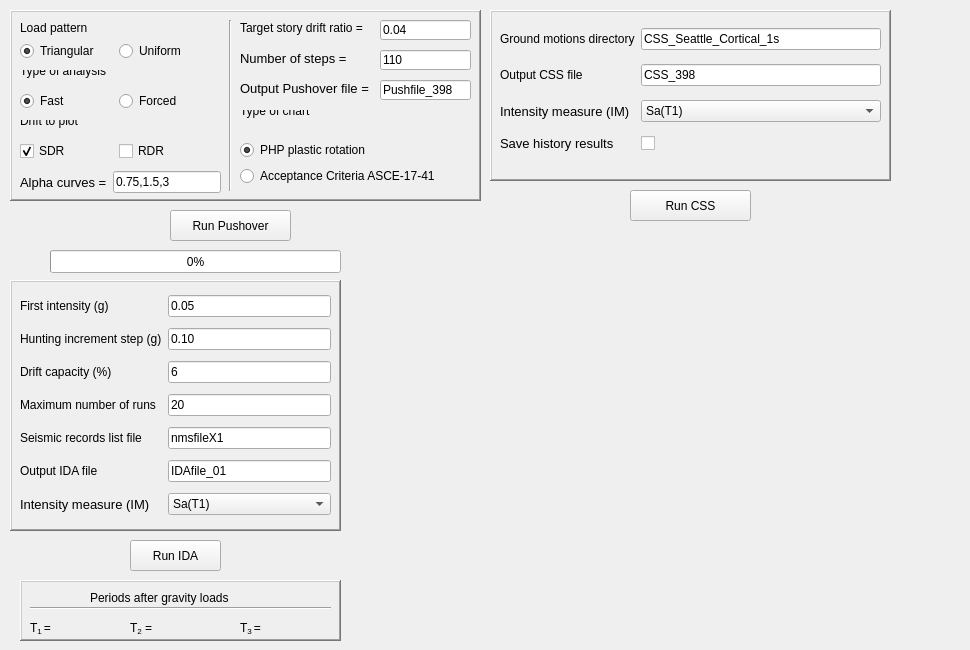
     <widget class="QWidget" name="PushoverData">
      <attribute name="title">
       <string>Nonlinear Analysis</string>
      </attribute>
      <widget class="QFrame" name="frame">
       <property name="geometry">
        <rect>
         <x>10</x>
         <y>10</y>
         <width>471</width>
         <height>191</height>
        </rect>
       </property>
       <property name="frameShape">
        <enum>QFrame::WinPanel</enum>
       </property>
       <property name="frameShadow">
        <enum>QFrame::Raised</enum>
       </property>
       <widget class="QLabel" name="label_8">
        <property name="geometry">
         <rect>
          <x>10</x>
          <y>10</y>
          <width>141</width>
          <height>16</height>
         </rect>
        </property>
        <property name="text">
         <string>Load pattern</string>
        </property>
       </widget>
       <widget class="QWidget" name="horizontalLayoutWidget">
        <property name="geometry">
         <rect>
          <x>10</x>
          <y>30</y>
          <width>191</width>
          <height>22</height>
         </rect>
        </property>
        <layout class="QHBoxLayout" name="horizontalLayout">
         <item>
          <widget class="QRadioButton" name="radioButtonTriangular">
           <property name="font">
            <font>
             <weight>50</weight>
             <italic>false</italic>
             <bold>false</bold>
            </font>
           </property>
           <property name="text">
            <string>Triangular</string>
           </property>
           <property name="checked">
            <bool>true</bool>
           </property>
          </widget>
         </item>
         <item>
          <widget class="QRadioButton" name="radioButtonUniform">
           <property name="font">
            <font>
             <weight>50</weight>
             <italic>false</italic>
             <bold>false</bold>
            </font>
           </property>
           <property name="text">
            <string>Uniform</string>
           </property>
          </widget>
         </item>
        </layout>
       </widget>
       <widget class="QLabel" name="label_9">
        <property name="geometry">
         <rect>
          <x>10</x>
          <y>60</y>
          <width>131</width>
          <height>16</height>
         </rect>
        </property>
        <property name="text">
         <string>Type of analysis
</string>
        </property>
       </widget>
       <widget class="QWidget" name="horizontalLayoutWidget_2">
        <property name="geometry">
         <rect>
          <x>10</x>
          <y>80</y>
          <width>191</width>
          <height>22</height>
         </rect>
        </property>
        <layout class="QHBoxLayout" name="horizontalLayout_2">
         <item>
          <widget class="QRadioButton" name="radioButtonFast">
           <property name="font">
            <font>
             <weight>50</weight>
             <italic>false</italic>
             <bold>false</bold>
            </font>
           </property>
           <property name="text">
            <string>Fast</string>
           </property>
           <property name="checked">
            <bool>true</bool>
           </property>
          </widget>
         </item>
         <item>
          <widget class="QRadioButton" name="radioButtonForced">
           <property name="font">
            <font>
             <weight>50</weight>
             <italic>false</italic>
             <bold>false</bold>
            </font>
           </property>
           <property name="text">
            <string>Forced</string>
           </property>
          </widget>
         </item>
        </layout>
       </widget>
       <widget class="Line" name="line">
        <property name="geometry">
         <rect>
          <x>210</x>
          <y>10</y>
          <width>20</width>
          <height>171</height>
         </rect>
        </property>
        <property name="orientation">
         <enum>Qt::Vertical</enum>
        </property>
       </widget>
       <widget class="QLabel" name="label_10">
        <property name="geometry">
         <rect>
          <x>230</x>
          <y>10</y>
          <width>131</width>
          <height>16</height>
         </rect>
        </property>
        <property name="font">
         <font>
          <weight>50</weight>
          <italic>false</italic>
          <bold>false</bold>
         </font>
        </property>
        <property name="text">
         <string>Target story drift ratio =</string>
        </property>
       </widget>
       <widget class="QLineEdit" name="Der_obj">
        <property name="geometry">
         <rect>
          <x>370</x>
          <y>10</y>
          <width>91</width>
          <height>20</height>
         </rect>
        </property>
        <property name="text">
         <string>0.04</string>
        </property>
       </widget>
       <widget class="QLabel" name="label_51">
        <property name="geometry">
         <rect>
          <x>230</x>
          <y>40</y>
          <width>111</width>
          <height>16</height>
         </rect>
        </property>
        <property name="font">
         <font>
          <family>Arial</family>
          <pointsize>10</pointsize>
          <weight>50</weight>
          <italic>false</italic>
          <bold>false</bold>
         </font>
        </property>
        <property name="text">
         <string>Number of steps =</string>
        </property>
       </widget>
       <widget class="QLineEdit" name="nSteps">
        <property name="geometry">
         <rect>
          <x>370</x>
          <y>40</y>
          <width>91</width>
          <height>20</height>
         </rect>
        </property>
        <property name="text">
         <string>110</string>
        </property>
       </widget>
       <widget class="QLabel" name="label_13">
        <property name="geometry">
         <rect>
          <x>230</x>
          <y>100</y>
          <width>131</width>
          <height>16</height>
         </rect>
        </property>
        <property name="text">
         <string>Type of chart
</string>
        </property>
       </widget>
       <widget class="QWidget" name="verticalLayoutWidget">
        <property name="geometry">
         <rect>
          <x>230</x>
          <y>130</y>
          <width>215</width>
          <height>48</height>
         </rect>
        </property>
        <layout class="QVBoxLayout" name="verticalLayout_2">
         <item>
          <widget class="QRadioButton" name="radioButtonPHP_RA">
           <property name="font">
            <font>
             <weight>50</weight>
             <bold>false</bold>
            </font>
           </property>
           <property name="text">
            <string>PHP plastic rotation</string>
           </property>
           <property name="checked">
            <bool>true</bool>
           </property>
          </widget>
         </item>
         <item>
          <widget class="QRadioButton" name="radioButtonAC">
           <property name="font">
            <font>
             <weight>50</weight>
             <bold>false</bold>
            </font>
           </property>
           <property name="text">
            <string>Acceptance Criteria ASCE-17-41</string>
           </property>
          </widget>
         </item>
        </layout>
       </widget>
       <widget class="QWidget" name="horizontalLayoutWidget_3">
        <property name="geometry">
         <rect>
          <x>10</x>
          <y>160</y>
          <width>201</width>
          <height>24</height>
         </rect>
        </property>
        <layout class="QHBoxLayout" name="horizontalLayout_7">
         <item>
          <widget class="QLabel" name="label_59">
           <property name="font">
            <font>
             <family>Arial</family>
             <pointsize>10</pointsize>
             <weight>50</weight>
             <italic>false</italic>
             <bold>false</bold>
            </font>
           </property>
           <property name="text">
            <string>Alpha curves =</string>
           </property>
          </widget>
         </item>
         <item>
          <widget class="QLineEdit" name="AlphaCurves">
           <property name="text">
            <string>0.75,1.5,3</string>
           </property>
          </widget>
         </item>
        </layout>
       </widget>
       <widget class="QLabel" name="label_69">
        <property name="geometry">
         <rect>
          <x>230</x>
          <y>70</y>
          <width>131</width>
          <height>16</height>
         </rect>
        </property>
        <property name="font">
         <font>
          <family>Arial</family>
          <pointsize>10</pointsize>
          <weight>50</weight>
          <italic>false</italic>
          <bold>false</bold>
         </font>
        </property>
        <property name="text">
         <string>Output Pushover file =</string>
        </property>
       </widget>
       <widget class="QLineEdit" name="OutputPushFile">
        <property name="geometry">
         <rect>
          <x>370</x>
          <y>70</y>
          <width>91</width>
          <height>20</height>
         </rect>
        </property>
        <property name="text">
         <string>Pushfile_398</string>
        </property>
       </widget>
       <widget class="QLabel" name="label_238">
        <property name="geometry">
         <rect>
          <x>10</x>
          <y>110</y>
          <width>131</width>
          <height>16</height>
         </rect>
        </property>
        <property name="text">
         <string>Drift to plot
</string>
        </property>
       </widget>
       <widget class="QWidget" name="horizontalLayoutWidget_7">
        <property name="geometry">
         <rect>
          <x>10</x>
          <y>130</y>
          <width>191</width>
          <height>22</height>
         </rect>
        </property>
        <layout class="QHBoxLayout" name="horizontalLayout_5">
         <item>
          <widget class="QCheckBox" name="checkBox_SDR">
           <property name="font">
            <font>
             <weight>50</weight>
             <bold>false</bold>
            </font>
           </property>
           <property name="text">
            <string>SDR</string>
           </property>
           <property name="checked">
            <bool>true</bool>
           </property>
          </widget>
         </item>
         <item>
          <widget class="QCheckBox" name="checkBox_RDR">
           <property name="font">
            <font>
             <weight>50</weight>
             <bold>false</bold>
            </font>
           </property>
           <property name="text">
            <string>RDR</string>
           </property>
           <property name="checked">
            <bool>false</bool>
           </property>
          </widget>
         </item>
        </layout>
       </widget>
      </widget>
      <widget class="QPushButton" name="Pushover">
       <property name="geometry">
        <rect>
         <x>170</x>
         <y>210</y>
         <width>121</width>
         <height>31</height>
        </rect>
       </property>
       <property name="text">
        <string>Run Pushover</string>
       </property>
      </widget>
      <widget class="QProgressBar" name="progressBarPushover">
       <property name="geometry">
        <rect>
         <x>50</x>
         <y>250</y>
         <width>291</width>
         <height>23</height>
        </rect>
       </property>
       <property name="value">
        <number>0</number>
       </property>
      </widget>
      <widget class="QPushButton" name="IDA">
       <property name="geometry">
        <rect>
         <x>130</x>
         <y>540</y>
         <width>91</width>
         <height>31</height>
        </rect>
       </property>
       <property name="text">
        <string>Run IDA</string>
       </property>
      </widget>
      <widget class="QFrame" name="frame_3">
       <property name="geometry">
        <rect>
         <x>490</x>
         <y>10</y>
         <width>401</width>
         <height>171</height>
        </rect>
       </property>
       <property name="frameShape">
        <enum>QFrame::WinPanel</enum>
       </property>
       <property name="frameShadow">
        <enum>QFrame::Raised</enum>
       </property>
       <widget class="QWidget" name="gridLayoutWidget">
        <property name="geometry">
         <rect>
          <x>10</x>
          <y>10</y>
          <width>381</width>
          <height>141</height>
         </rect>
        </property>
        <layout class="QGridLayout" name="gridLayout_4">
         <item row="1" column="0">
          <widget class="QLabel" name="label_68">
           <property name="font">
            <font>
             <weight>50</weight>
             <italic>false</italic>
             <bold>false</bold>
            </font>
           </property>
           <property name="text">
            <string>Output CSS file</string>
           </property>
          </widget>
         </item>
         <item row="1" column="1">
          <widget class="QLineEdit" name="OutputCSSFile">
           <property name="text">
            <string>CSS_398</string>
           </property>
          </widget>
         </item>
         <item row="2" column="1">
          <widget class="QComboBox" name="comboBoxIM_CSS">
           <property name="font">
            <font>
             <weight>50</weight>
             <italic>false</italic>
             <bold>false</bold>
            </font>
           </property>
           <property name="currentText">
            <string>Sa(T1)</string>
           </property>
           <item>
            <property name="text">
             <string>Sa(T1)</string>
            </property>
           </item>
           <item>
            <property name="text">
             <string>PGA</string>
            </property>
           </item>
          </widget>
         </item>
         <item row="0" column="0">
          <widget class="QLabel" name="label_66">
           <property name="font">
            <font>
             <weight>50</weight>
             <italic>false</italic>
             <bold>false</bold>
            </font>
           </property>
           <property name="text">
            <string>Ground motions directory</string>
           </property>
          </widget>
         </item>
         <item row="2" column="0">
          <widget class="QLabel" name="label_67">
           <property name="font">
            <font>
             <pointsize>10</pointsize>
             <weight>50</weight>
             <italic>false</italic>
             <bold>false</bold>
             <underline>false</underline>
            </font>
           </property>
           <property name="text">
            <string>Intensity measure (IM)</string>
           </property>
          </widget>
         </item>
         <item row="0" column="1">
          <widget class="QLineEdit" name="HL_directory">
           <property name="text">
            <string>CSS_Seattle_Cortical_1s</string>
           </property>
          </widget>
         </item>
         <item row="3" column="1">
          <widget class="QCheckBox" name="checkBoxSaveCSS">
           <property name="text">
            <string/>
           </property>
           <property name="checked">
            <bool>false</bool>
           </property>
          </widget>
         </item>
         <item row="3" column="0">
          <widget class="QLabel" name="label_76">
           <property name="font">
            <font>
             <pointsize>10</pointsize>
             <weight>50</weight>
             <italic>false</italic>
             <bold>false</bold>
             <underline>false</underline>
            </font>
           </property>
           <property name="text">
            <string>Save history results</string>
           </property>
          </widget>
         </item>
        </layout>
       </widget>
      </widget>
      <widget class="QPushButton" name="CSS">
       <property name="geometry">
        <rect>
         <x>630</x>
         <y>190</y>
         <width>121</width>
         <height>31</height>
        </rect>
       </property>
       <property name="text">
        <string>Run CSS</string>
       </property>
      </widget>
      <widget class="QFrame" name="frame_4">
       <property name="geometry">
        <rect>
         <x>20</x>
         <y>580</y>
         <width>321</width>
         <height>61</height>
        </rect>
       </property>
       <property name="frameShape">
        <enum>QFrame::WinPanel</enum>
       </property>
       <property name="frameShadow">
        <enum>QFrame::Raised</enum>
       </property>
       <widget class="QLabel" name="label_73">
        <property name="geometry">
         <rect>
          <x>220</x>
          <y>40</y>
          <width>31</width>
          <height>16</height>
         </rect>
        </property>
        <property name="text">
         <string>&lt;html&gt;&lt;head/&gt;&lt;body&gt;&lt;p&gt;&lt;span style=&quot; font-weight:400;&quot;&gt;T&lt;/span&gt;&lt;span style=&quot; font-weight:400; vertical-align:sub;&quot;&gt;3 &lt;/span&gt;&lt;span style=&quot; font-weight:400;&quot;&gt;=&lt;/span&gt;&lt;/p&gt;&lt;/body&gt;&lt;/html&gt;</string>
        </property>
       </widget>
       <widget class="QLabel" name="label_12">
        <property name="geometry">
         <rect>
          <x>10</x>
          <y>40</y>
          <width>31</width>
          <height>16</height>
         </rect>
        </property>
        <property name="text">
         <string>&lt;html&gt;&lt;head/&gt;&lt;body&gt;&lt;p&gt;&lt;span style=&quot; font-weight:400;&quot;&gt;T&lt;/span&gt;&lt;span style=&quot; font-weight:400; vertical-align:sub;&quot;&gt;1 &lt;/span&gt;&lt;span style=&quot; font-weight:400;&quot;&gt;=&lt;/span&gt;&lt;/p&gt;&lt;/body&gt;&lt;/html&gt;</string>
        </property>
       </widget>
       <widget class="QLabel" name="label_11">
        <property name="geometry">
         <rect>
          <x>70</x>
          <y>10</y>
          <width>171</width>
          <height>16</height>
         </rect>
        </property>
        <property name="text">
         <string>Periods after gravity loads</string>
        </property>
       </widget>
       <widget class="QLabel" name="label_17">
        <property name="geometry">
         <rect>
          <x>110</x>
          <y>40</y>
          <width>31</width>
          <height>16</height>
         </rect>
        </property>
        <property name="text">
         <string>&lt;html&gt;&lt;head/&gt;&lt;body&gt;&lt;p&gt;&lt;span style=&quot; font-weight:400;&quot;&gt;T&lt;/span&gt;&lt;span style=&quot; font-weight:400; vertical-align:sub;&quot;&gt;2&lt;/span&gt;&lt;span style=&quot; font-weight:400;&quot;&gt; =&lt;/span&gt;&lt;/p&gt;&lt;/body&gt;&lt;/html&gt;</string>
        </property>
       </widget>
       <widget class="QLabel" name="T1">
        <property name="geometry">
         <rect>
          <x>40</x>
          <y>40</y>
          <width>61</width>
          <height>16</height>
         </rect>
        </property>
        <property name="font">
         <font>
          <weight>50</weight>
          <bold>false</bold>
         </font>
        </property>
        <property name="text">
         <string>&lt;html&gt;&lt;head/&gt;&lt;body&gt;&lt;p&gt;&lt;br/&gt;&lt;/p&gt;&lt;/body&gt;&lt;/html&gt;</string>
        </property>
       </widget>
       <widget class="QLabel" name="T2">
        <property name="geometry">
         <rect>
          <x>140</x>
          <y>40</y>
          <width>61</width>
          <height>16</height>
         </rect>
        </property>
        <property name="font">
         <font>
          <weight>50</weight>
          <bold>false</bold>
         </font>
        </property>
        <property name="text">
         <string>&lt;html&gt;&lt;head/&gt;&lt;body&gt;&lt;p&gt;&lt;br/&gt;&lt;/p&gt;&lt;/body&gt;&lt;/html&gt;</string>
        </property>
       </widget>
       <widget class="QLabel" name="T3">
        <property name="geometry">
         <rect>
          <x>250</x>
          <y>40</y>
          <width>61</width>
          <height>16</height>
         </rect>
        </property>
        <property name="font">
         <font>
          <weight>50</weight>
          <bold>false</bold>
         </font>
        </property>
        <property name="text">
         <string>&lt;html&gt;&lt;head/&gt;&lt;body&gt;&lt;p&gt;&lt;br/&gt;&lt;/p&gt;&lt;/body&gt;&lt;/html&gt;</string>
        </property>
       </widget>
       <widget class="Line" name="line_4">
        <property name="geometry">
         <rect>
          <x>10</x>
          <y>20</y>
          <width>301</width>
          <height>16</height>
         </rect>
        </property>
        <property name="orientation">
         <enum>Qt::Horizontal</enum>
        </property>
       </widget>
      </widget>
      <widget class="QFrame" name="frame_2">
       <property name="geometry">
        <rect>
         <x>10</x>
         <y>280</y>
         <width>331</width>
         <height>251</height>
        </rect>
       </property>
       <property name="frameShape">
        <enum>QFrame::WinPanel</enum>
       </property>
       <property name="frameShadow">
        <enum>QFrame::Raised</enum>
       </property>
       <widget class="QWidget" name="gridLayoutWidget_3">
        <property name="geometry">
         <rect>
          <x>10</x>
          <y>10</y>
          <width>311</width>
          <height>231</height>
         </rect>
        </property>
        <layout class="QGridLayout" name="gridLayout_5">
         <item row="3" column="1">
          <widget class="QLineEdit" name="maxRuns">
           <property name="text">
            <string>20</string>
           </property>
          </widget>
         </item>
         <item row="4" column="0">
          <widget class="QLabel" name="label_60">
           <property name="font">
            <font>
             <weight>50</weight>
             <italic>false</italic>
             <bold>false</bold>
            </font>
           </property>
           <property name="text">
            <string>Seismic records list file</string>
           </property>
          </widget>
         </item>
         <item row="4" column="1">
          <widget class="QLineEdit" name="nmsfile">
           <property name="text">
            <string>nmsfileX1</string>
           </property>
          </widget>
         </item>
         <item row="0" column="0">
          <widget class="QLabel" name="label_18">
           <property name="font">
            <font>
             <weight>50</weight>
             <italic>false</italic>
             <bold>false</bold>
            </font>
           </property>
           <property name="text">
            <string>First intensity (g)</string>
           </property>
          </widget>
         </item>
         <item row="2" column="1">
          <widget class="QLineEdit" name="dCap">
           <property name="text">
            <string>6</string>
           </property>
          </widget>
         </item>
         <item row="0" column="1">
          <widget class="QLineEdit" name="firstInt">
           <property name="text">
            <string>0.05</string>
           </property>
          </widget>
         </item>
         <item row="1" column="1">
          <widget class="QLineEdit" name="incrStep">
           <property name="text">
            <string>0.10</string>
           </property>
          </widget>
         </item>
         <item row="3" column="0">
          <widget class="QLabel" name="label_26">
           <property name="font">
            <font>
             <weight>50</weight>
             <italic>false</italic>
             <bold>false</bold>
            </font>
           </property>
           <property name="text">
            <string>Maximum number of runs</string>
           </property>
          </widget>
         </item>
         <item row="2" column="0">
          <widget class="QLabel" name="label_23">
           <property name="font">
            <font>
             <weight>50</weight>
             <italic>false</italic>
             <bold>false</bold>
            </font>
           </property>
           <property name="text">
            <string>Drift capacity (%)</string>
           </property>
          </widget>
         </item>
         <item row="1" column="0">
          <widget class="QLabel" name="label_19">
           <property name="font">
            <font>
             <weight>50</weight>
             <italic>false</italic>
             <bold>false</bold>
            </font>
           </property>
           <property name="text">
            <string>Hunting increment step (g)</string>
           </property>
          </widget>
         </item>
         <item row="5" column="1">
          <widget class="QLineEdit" name="OutputIDAFile">
           <property name="text">
            <string>IDAfile_01</string>
           </property>
          </widget>
         </item>
         <item row="5" column="0">
          <widget class="QLabel" name="label_62">
           <property name="font">
            <font>
             <weight>50</weight>
             <italic>false</italic>
             <bold>false</bold>
            </font>
           </property>
           <property name="text">
            <string>Output IDA file</string>
           </property>
          </widget>
         </item>
         <item row="6" column="0">
          <widget class="QLabel" name="label_61">
           <property name="font">
            <font>
             <pointsize>10</pointsize>
             <weight>50</weight>
             <italic>false</italic>
             <bold>false</bold>
             <underline>false</underline>
            </font>
           </property>
           <property name="text">
            <string>Intensity measure (IM)</string>
           </property>
          </widget>
         </item>
         <item row="6" column="1">
          <widget class="QComboBox" name="comboBoxIM">
           <property name="font">
            <font>
             <weight>50</weight>
             <italic>false</italic>
             <bold>false</bold>
            </font>
           </property>
           <property name="currentText">
            <string>Sa(T1)</string>
           </property>
           <item>
            <property name="text">
             <string>Sa(T1)</string>
            </property>
           </item>
           <item>
            <property name="text">
             <string>PGA</string>
            </property>
           </item>
          </widget>
         </item>
        </layout>
       </widget>
      </widget>
      <widget class="MplWidget" name="DampingCurve" native="true">
       <property name="geometry">
        <rect>
         <x>360</x>
         <y>230</y>
         <width>601</width>
         <height>411</height>
        </rect>
       </property>
      </widget>
     </widget>
